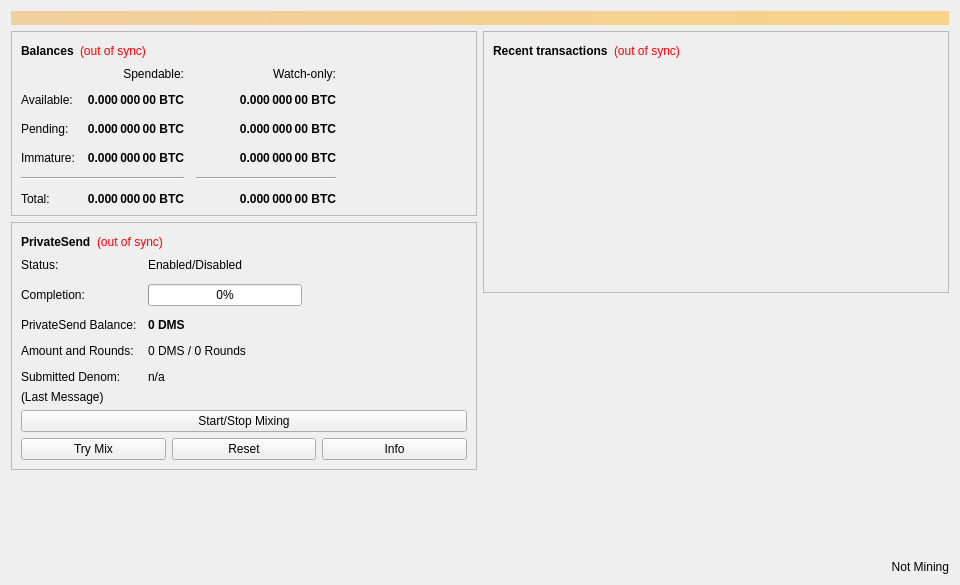
<?xml version="1.0" encoding="UTF-8"?>
<ui version="4.0">
 <class>OverviewPage</class>
 <widget class="QWidget" name="OverviewPage">
  <property name="geometry">
   <rect>
    <x>0</x>
    <y>0</y>
    <width>960</width>
    <height>585</height>
   </rect>
  </property>
  <property name="minimumSize">
   <size>
    <width>960</width>
    <height>0</height>
   </size>
  </property>
  <property name="windowTitle">
   <string>Form</string>
  </property>
  <layout class="QVBoxLayout" name="topLayout">
   <item>
    <widget class="QLabel" name="labelAlerts">
     <property name="visible">
      <bool>false</bool>
     </property>
     <property name="styleSheet">
      <string notr="true">QLabel { background-color: qlineargradient(x1: 0, y1: 0, x2: 1, y2: 0, stop:0 #F0D0A0, stop:1 #F8D488); color:#000000; }</string>
     </property>
     <property name="wordWrap">
      <bool>true</bool>
     </property>
     <property name="margin">
      <number>3</number>
     </property>
     <property name="textInteractionFlags">
      <set>Qt::TextSelectableByMouse</set>
     </property>
    </widget>
   </item>
   <item>
    <layout class="QHBoxLayout" name="horizontalLayout" stretch="1,1">
     <item>
      <layout class="QVBoxLayout" name="verticalLayout_2">
       <item>
        <widget class="QFrame" name="frame">
         <property name="frameShape">
          <enum>QFrame::StyledPanel</enum>
         </property>
         <property name="frameShadow">
          <enum>QFrame::Raised</enum>
         </property>
         <layout class="QVBoxLayout" name="verticalLayout_4">
          <item>
           <layout class="QHBoxLayout" name="horizontalLayout_4">
            <item>
             <widget class="QLabel" name="label_5">
              <property name="font">
               <font>
                <weight>75</weight>
                <bold>true</bold>
               </font>
              </property>
              <property name="text">
               <string>Balances</string>
              </property>
             </widget>
            </item>
            <item>
             <widget class="QLabel" name="labelWalletStatus">
              <property name="toolTip">
               <string>The displayed information may be out of date. Your wallet automatically synchronizes with the Documentchain network after a connection is established, but this process has not completed yet.</string>
              </property>
              <property name="styleSheet">
               <string notr="true">QLabel { color: red; }</string>
              </property>
              <property name="text">
               <string notr="true">(out of sync)</string>
              </property>
              <property name="alignment">
               <set>Qt::AlignLeading|Qt::AlignLeft|Qt::AlignVCenter</set>
              </property>
             </widget>
            </item>
            <item>
             <spacer name="horizontalSpacer_3">
              <property name="orientation">
               <enum>Qt::Horizontal</enum>
              </property>
              <property name="sizeHint" stdset="0">
               <size>
                <width>40</width>
                <height>20</height>
               </size>
              </property>
             </spacer>
            </item>
           </layout>
          </item>
          <item>
           <layout class="QGridLayout" name="gridLayout">
            <property name="spacing">
             <number>12</number>
            </property>
            <item row="2" column="2">
             <widget class="QLabel" name="labelWatchPending">
              <property name="font">
               <font>
                <weight>75</weight>
                <bold>true</bold>
               </font>
              </property>
              <property name="cursor">
               <cursorShape>IBeamCursor</cursorShape>
              </property>
              <property name="toolTip">
               <string>Unconfirmed transactions to watch-only addresses</string>
              </property>
              <property name="text">
               <string notr="true">0.000 000 00 BTC</string>
              </property>
              <property name="alignment">
               <set>Qt::AlignRight|Qt::AlignTrailing|Qt::AlignVCenter</set>
              </property>
              <property name="textInteractionFlags">
               <set>Qt::LinksAccessibleByMouse|Qt::TextSelectableByKeyboard|Qt::TextSelectableByMouse</set>
              </property>
             </widget>
            </item>
            <item row="2" column="1">
             <widget class="QLabel" name="labelUnconfirmed">
              <property name="font">
               <font>
                <weight>75</weight>
                <bold>true</bold>
               </font>
              </property>
              <property name="cursor">
               <cursorShape>IBeamCursor</cursorShape>
              </property>
              <property name="toolTip">
               <string>Total of transactions that have yet to be confirmed, and do not yet count toward the spendable balance</string>
              </property>
              <property name="text">
               <string notr="true">0.000 000 00 BTC</string>
              </property>
              <property name="alignment">
               <set>Qt::AlignRight|Qt::AlignTrailing|Qt::AlignVCenter</set>
              </property>
              <property name="textInteractionFlags">
               <set>Qt::LinksAccessibleByMouse|Qt::TextSelectableByKeyboard|Qt::TextSelectableByMouse</set>
              </property>
             </widget>
            </item>
            <item row="3" column="2">
             <widget class="QLabel" name="labelWatchImmature">
              <property name="font">
               <font>
                <weight>75</weight>
                <bold>true</bold>
               </font>
              </property>
              <property name="cursor">
               <cursorShape>IBeamCursor</cursorShape>
              </property>
              <property name="toolTip">
               <string>Mined balance in watch-only addresses that has not yet matured</string>
              </property>
              <property name="text">
               <string notr="true">0.000 000 00 BTC</string>
              </property>
              <property name="alignment">
               <set>Qt::AlignRight|Qt::AlignTrailing|Qt::AlignVCenter</set>
              </property>
              <property name="textInteractionFlags">
               <set>Qt::LinksAccessibleByMouse|Qt::TextSelectableByKeyboard|Qt::TextSelectableByMouse</set>
              </property>
             </widget>
            </item>
            <item row="4" column="0" colspan="2">
             <widget class="Line" name="lineSpendableBalance">
              <property name="orientation">
               <enum>Qt::Horizontal</enum>
              </property>
             </widget>
            </item>
            <item row="4" column="2">
             <widget class="Line" name="lineWatchBalance">
              <property name="sizePolicy">
               <sizepolicy hsizetype="Preferred" vsizetype="Fixed">
                <horstretch>0</horstretch>
                <verstretch>0</verstretch>
               </sizepolicy>
              </property>
              <property name="minimumSize">
               <size>
                <width>140</width>
                <height>0</height>
               </size>
              </property>
              <property name="orientation">
               <enum>Qt::Horizontal</enum>
              </property>
             </widget>
            </item>
            <item row="5" column="0">
             <widget class="QLabel" name="labelTotalText">
              <property name="text">
               <string>Total:</string>
              </property>
             </widget>
            </item>
            <item row="3" column="1">
             <widget class="QLabel" name="labelImmature">
              <property name="font">
               <font>
                <weight>75</weight>
                <bold>true</bold>
               </font>
              </property>
              <property name="cursor">
               <cursorShape>IBeamCursor</cursorShape>
              </property>
              <property name="toolTip">
               <string>Mined balance that has not yet matured</string>
              </property>
              <property name="text">
               <string notr="true">0.000 000 00 BTC</string>
              </property>
              <property name="alignment">
               <set>Qt::AlignRight|Qt::AlignTrailing|Qt::AlignVCenter</set>
              </property>
              <property name="textInteractionFlags">
               <set>Qt::LinksAccessibleByMouse|Qt::TextSelectableByKeyboard|Qt::TextSelectableByMouse</set>
              </property>
             </widget>
            </item>
            <item row="2" column="3">
             <spacer name="horizontalSpacer_2">
              <property name="orientation">
               <enum>Qt::Horizontal</enum>
              </property>
              <property name="sizeHint" stdset="0">
               <size>
                <width>40</width>
                <height>20</height>
               </size>
              </property>
             </spacer>
            </item>
            <item row="3" column="0">
             <widget class="QLabel" name="labelImmatureText">
              <property name="text">
               <string>Immature:</string>
              </property>
             </widget>
            </item>
            <item row="5" column="1">
             <widget class="QLabel" name="labelTotal">
              <property name="font">
               <font>
                <weight>75</weight>
                <bold>true</bold>
               </font>
              </property>
              <property name="cursor">
               <cursorShape>IBeamCursor</cursorShape>
              </property>
              <property name="toolTip">
               <string>Your current total balance</string>
              </property>
              <property name="text">
               <string notr="true">0.000 000 00 BTC</string>
              </property>
              <property name="alignment">
               <set>Qt::AlignRight|Qt::AlignTrailing|Qt::AlignVCenter</set>
              </property>
              <property name="textInteractionFlags">
               <set>Qt::LinksAccessibleByMouse|Qt::TextSelectableByKeyboard|Qt::TextSelectableByMouse</set>
              </property>
             </widget>
            </item>
            <item row="5" column="2">
             <widget class="QLabel" name="labelWatchTotal">
              <property name="font">
               <font>
                <weight>75</weight>
                <bold>true</bold>
               </font>
              </property>
              <property name="cursor">
               <cursorShape>IBeamCursor</cursorShape>
              </property>
              <property name="toolTip">
               <string>Current total balance in watch-only addresses</string>
              </property>
              <property name="text">
               <string notr="true">0.000 000 00 BTC</string>
              </property>
              <property name="alignment">
               <set>Qt::AlignRight|Qt::AlignTrailing|Qt::AlignVCenter</set>
              </property>
              <property name="textInteractionFlags">
               <set>Qt::LinksAccessibleByMouse|Qt::TextSelectableByKeyboard|Qt::TextSelectableByMouse</set>
              </property>
             </widget>
            </item>
            <item row="0" column="2">
             <widget class="QLabel" name="labelWatchonly">
              <property name="text">
               <string>Watch-only:</string>
              </property>
              <property name="alignment">
               <set>Qt::AlignRight|Qt::AlignTrailing|Qt::AlignVCenter</set>
              </property>
             </widget>
            </item>
            <item row="1" column="0">
             <widget class="QLabel" name="labelBalanceText">
              <property name="text">
               <string>Available:</string>
              </property>
             </widget>
            </item>
            <item row="1" column="1">
             <widget class="QLabel" name="labelBalance">
              <property name="font">
               <font>
                <weight>75</weight>
                <bold>true</bold>
               </font>
              </property>
              <property name="cursor">
               <cursorShape>IBeamCursor</cursorShape>
              </property>
              <property name="toolTip">
               <string>Your current spendable balance</string>
              </property>
              <property name="text">
               <string notr="true">0.000 000 00 BTC</string>
              </property>
              <property name="alignment">
               <set>Qt::AlignRight|Qt::AlignTrailing|Qt::AlignVCenter</set>
              </property>
              <property name="textInteractionFlags">
               <set>Qt::LinksAccessibleByMouse|Qt::TextSelectableByKeyboard|Qt::TextSelectableByMouse</set>
              </property>
             </widget>
            </item>
            <item row="1" column="2">
             <widget class="QLabel" name="labelWatchAvailable">
              <property name="font">
               <font>
                <weight>75</weight>
                <bold>true</bold>
               </font>
              </property>
              <property name="cursor">
               <cursorShape>IBeamCursor</cursorShape>
              </property>
              <property name="toolTip">
               <string>Your current balance in watch-only addresses</string>
              </property>
              <property name="text">
               <string notr="true">0.000 000 00 BTC</string>
              </property>
              <property name="alignment">
               <set>Qt::AlignRight|Qt::AlignTrailing|Qt::AlignVCenter</set>
              </property>
              <property name="textInteractionFlags">
               <set>Qt::LinksAccessibleByMouse|Qt::TextSelectableByKeyboard|Qt::TextSelectableByMouse</set>
              </property>
             </widget>
            </item>
            <item row="2" column="0">
             <widget class="QLabel" name="labelPendingText">
              <property name="text">
               <string>Pending:</string>
              </property>
             </widget>
            </item>
            <item row="0" column="1">
             <widget class="QLabel" name="labelSpendable">
              <property name="text">
               <string>Spendable:</string>
              </property>
              <property name="alignment">
               <set>Qt::AlignRight|Qt::AlignTrailing|Qt::AlignVCenter</set>
              </property>
             </widget>
            </item>
           </layout>
          </item>
         </layout>
        </widget>
       </item>
       <item>
        <widget class="QFrame" name="framePrivateSend">
         <property name="layoutDirection">
          <enum>Qt::LeftToRight</enum>
         </property>
         <property name="frameShape">
          <enum>QFrame::StyledPanel</enum>
         </property>
         <property name="frameShadow">
          <enum>QFrame::Raised</enum>
         </property>
         <layout class="QVBoxLayout" name="VerticalLayout_PS1">
          <item>
           <layout class="QHBoxLayout" name="horizontalLayout_5">
            <item>
             <widget class="QLabel" name="labelPrivateSendHeader">
              <property name="font">
               <font>
                <weight>75</weight>
                <bold>true</bold>
               </font>
              </property>
              <property name="text">
               <string>PrivateSend</string>
              </property>
             </widget>
            </item>
            <item>
             <widget class="QLabel" name="labelPrivateSendSyncStatus">
              <property name="toolTip">
               <string>The displayed information may be out of date. Your wallet automatically synchronizes with the Documentchain network after a connection is established, but this process has not completed yet.</string>
              </property>
              <property name="styleSheet">
               <string notr="true">QLabel { color: red; }</string>
              </property>
              <property name="text">
               <string notr="true">(out of sync)</string>
              </property>
              <property name="alignment">
               <set>Qt::AlignLeading|Qt::AlignLeft|Qt::AlignVCenter</set>
              </property>
             </widget>
            </item>
            <item>
             <spacer name="horizontalSpacer_4">
              <property name="orientation">
               <enum>Qt::Horizontal</enum>
              </property>
              <property name="sizeHint" stdset="0">
               <size>
                <width>40</width>
                <height>20</height>
               </size>
              </property>
             </spacer>
            </item>
           </layout>
          </item>
          <item>
           <layout class="QFormLayout" name="privateSendFormLayout">
            <property name="fieldGrowthPolicy">
             <enum>QFormLayout::AllNonFixedFieldsGrow</enum>
            </property>
            <property name="horizontalSpacing">
             <number>11</number>
            </property>
            <property name="verticalSpacing">
             <number>12</number>
            </property>
            <item row="0" column="0">
             <widget class="QLabel" name="labelPrivateSendEnabledText">
              <property name="text">
               <string>Status:</string>
              </property>
             </widget>
            </item>
            <item row="0" column="1">
             <widget class="QLabel" name="labelPrivateSendEnabled">
              <property name="text">
               <string>Enabled/Disabled</string>
              </property>
             </widget>
            </item>
            <item row="1" column="0">
             <widget class="QLabel" name="labelCompletitionText">
              <property name="text">
               <string>Completion:</string>
              </property>
             </widget>
            </item>
            <item row="1" column="1">
             <widget class="QProgressBar" name="privateSendProgress">
              <property name="maximumSize">
               <size>
                <width>154</width>
                <height>16777215</height>
               </size>
              </property>
              <property name="value">
               <number>0</number>
              </property>
             </widget>
            </item>
            <item row="2" column="0">
             <widget class="QLabel" name="labelAnonymizedText">
              <property name="text">
               <string>PrivateSend Balance:</string>
              </property>
             </widget>
            </item>
            <item row="2" column="1">
             <widget class="QLabel" name="labelAnonymized">
              <property name="font">
               <font>
                <weight>75</weight>
                <bold>true</bold>
               </font>
              </property>
              <property name="text">
               <string notr="true">0 DMS</string>
              </property>
             </widget>
            </item>
            <item row="3" column="0">
             <widget class="QLabel" name="labelAmountAndRoundsText">
              <property name="text">
               <string>Amount and Rounds:</string>
              </property>
             </widget>
            </item>
            <item row="3" column="1">
             <widget class="QLabel" name="labelAmountRounds">
              <property name="text">
               <string>0 DMS / 0 Rounds</string>
              </property>
             </widget>
            </item>
            <item row="4" column="0">
             <widget class="QLabel" name="labelSubmittedDenomText">
              <property name="text">
               <string>Submitted Denom:</string>
              </property>
             </widget>
            </item>
            <item row="4" column="1">
             <widget class="QLabel" name="labelSubmittedDenom">
              <property name="toolTip">
               <string>The denominations you submitted to the Masternode.&lt;br&gt;To mix, other users must submit the exact same denominations.</string>
              </property>
              <property name="text">
               <string>n/a</string>
              </property>
             </widget>
            </item>
           </layout>
          </item>
          <item>
           <layout class="QVBoxLayout" name="VerticalLayout_PS">
            <item>
             <widget class="QLabel" name="labelPrivateSendLastMessage">
              <property name="text">
               <string>(Last Message)</string>
              </property>
              <property name="alignment">
               <set>Qt::AlignLeading|Qt::AlignLeft|Qt::AlignTop</set>
              </property>
              <property name="wordWrap">
               <bool>true</bool>
              </property>
             </widget>
            </item>
            <item>
             <widget class="QPushButton" name="togglePrivateSend">
              <property name="sizePolicy">
               <sizepolicy hsizetype="MinimumExpanding" vsizetype="Fixed">
                <horstretch>0</horstretch>
                <verstretch>0</verstretch>
               </sizepolicy>
              </property>
              <property name="text">
               <string>Start/Stop Mixing</string>
              </property>
             </widget>
            </item>
            <item>
             <layout class="QHBoxLayout" name="horizontalLayout_debugbuttons">
              <item>
               <widget class="QPushButton" name="privateSendAuto">
                <property name="sizePolicy">
                 <sizepolicy hsizetype="MinimumExpanding" vsizetype="Fixed">
                  <horstretch>0</horstretch>
                  <verstretch>0</verstretch>
                 </sizepolicy>
                </property>
                <property name="toolTip">
                 <string>Try to manually submit a PrivateSend request.</string>
                </property>
                <property name="text">
                 <string>Try Mix</string>
                </property>
               </widget>
              </item>
              <item>
               <widget class="QPushButton" name="privateSendReset">
                <property name="sizePolicy">
                 <sizepolicy hsizetype="MinimumExpanding" vsizetype="Fixed">
                  <horstretch>0</horstretch>
                  <verstretch>0</verstretch>
                 </sizepolicy>
                </property>
                <property name="toolTip">
                 <string>Reset the current status of PrivateSend (can interrupt PrivateSend if it's in the process of Mixing, which can cost you money!)</string>
                </property>
                <property name="autoFillBackground">
                 <bool>false</bool>
                </property>
                <property name="text">
                 <string>Reset</string>
                </property>
               </widget>
              </item>
              <item>
               <widget class="QPushButton" name="privateSendInfo">
                <property name="sizePolicy">
                 <sizepolicy hsizetype="MinimumExpanding" vsizetype="Fixed">
                  <horstretch>0</horstretch>
                  <verstretch>0</verstretch>
                 </sizepolicy>
                </property>
                <property name="toolTip">
                 <string>Information about PrivateSend and Mixing</string>
                </property>
                <property name="text">
                 <string>Info</string>
                </property>
               </widget>
              </item>
             </layout>
            </item>
           </layout>
          </item>
         </layout>
        </widget>
       </item>
       <item>
        <spacer name="verticalSpacer">
         <property name="orientation">
          <enum>Qt::Vertical</enum>
         </property>
         <property name="sizeHint" stdset="0">
          <size>
           <width>20</width>
           <height>40</height>
          </size>
         </property>
        </spacer>
       </item>
      </layout>
     </item>
     <item>
      <layout class="QVBoxLayout" name="verticalLayout_3">
       <item>
        <widget class="QFrame" name="frame_2">
         <property name="frameShape">
          <enum>QFrame::StyledPanel</enum>
         </property>
         <property name="frameShadow">
          <enum>QFrame::Raised</enum>
         </property>
         <layout class="QVBoxLayout" name="verticalLayout">
          <item>
           <layout class="QHBoxLayout" name="horizontalLayout_2">
            <item>
             <widget class="QLabel" name="label_4">
              <property name="font">
               <font>
                <weight>75</weight>
                <bold>true</bold>
               </font>
              </property>
              <property name="text">
               <string>Recent transactions</string>
              </property>
             </widget>
            </item>
            <item>
             <widget class="QLabel" name="labelTransactionsStatus">
              <property name="toolTip">
               <string>The displayed information may be out of date. Your wallet automatically synchronizes with the Documentchain network after a connection is established, but this process has not completed yet.</string>
              </property>
              <property name="styleSheet">
               <string notr="true">QLabel { color: red; }</string>
              </property>
              <property name="text">
               <string notr="true">(out of sync)</string>
              </property>
              <property name="alignment">
               <set>Qt::AlignLeading|Qt::AlignLeft|Qt::AlignVCenter</set>
              </property>
             </widget>
            </item>
            <item>
             <spacer name="horizontalSpacer">
              <property name="orientation">
               <enum>Qt::Horizontal</enum>
              </property>
              <property name="sizeHint" stdset="0">
               <size>
                <width>40</width>
                <height>20</height>
               </size>
              </property>
             </spacer>
            </item>
           </layout>
          </item>
          <item>
           <widget class="QListView" name="listTransactions">
            <property name="styleSheet">
             <string notr="true">QListView { background: transparent; }</string>
            </property>
            <property name="frameShape">
             <enum>QFrame::NoFrame</enum>
            </property>
            <property name="verticalScrollBarPolicy">
             <enum>Qt::ScrollBarAlwaysOff</enum>
            </property>
            <property name="horizontalScrollBarPolicy">
             <enum>Qt::ScrollBarAlwaysOff</enum>
            </property>
            <property name="selectionMode">
             <enum>QAbstractItemView::NoSelection</enum>
            </property>
           </widget>
          </item>
         </layout>
        </widget>
       </item>
       <item>
        <spacer name="verticalSpacer_2">
         <property name="orientation">
          <enum>Qt::Vertical</enum>
         </property>
         <property name="sizeHint" stdset="0">
          <size>
           <width>20</width>
           <height>40</height>
          </size>
         </property>
        </spacer>
       </item>
       <item>
        <widget class="QLabel" name="labelMiningInfo">
         <property name="enabled">
          <bool>true</bool>
         </property>
         <property name="layoutDirection">
          <enum>Qt::LeftToRight</enum>
         </property>
         <property name="text">
          <string>Not Mining</string>
         </property>
         <property name="alignment">
          <set>Qt::AlignRight|Qt::AlignTrailing|Qt::AlignVCenter</set>
         </property>
        </widget>
       </item>
      </layout>
     </item>
    </layout>
   </item>
  </layout>
 </widget>
 <resources/>
 <connections/>
</ui>
